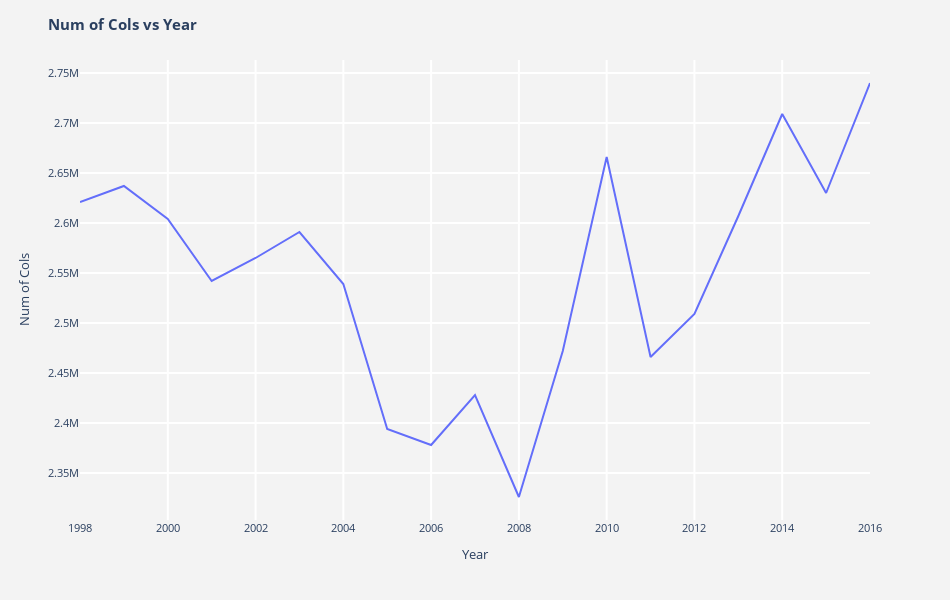

Notebook source saved alongside this figure:
### Code cell
fig = px.line(x= df_plotly['year'], y =df_plotly['numcol'])

pf.man_update_layout(fig,
                    "<b>Num of Cols vs Year</b>",
                    11,
                    950,
                    600)

pf.man_update_axis(fig, x_title = 'Year', y_title = 'Num of Cols')

fig.show()

### Figure 1 — Plotly figure (JSON) as saved in the notebook; plotly's stock layout.template omitted (floating-point values rounded to 4 significant figures)
{"data": [{"hovertemplate": "x=%{x}<br>y=%{y}<extra></extra>", "legendgroup": "", "line": {"color": "#636efa", "dash": "solid"}, "mode": "lines", "name": "", "orientation": "v", "showlegend": false, "type": "scatter", "x": [1998, 1999, 2000, 2001, 2002, 2003, 2004, 2005, 2006, 2007, 2008, 2009, 2010, 2011, 2012, 2013, 2014, 2015, 2016], "xaxis": "x", "y": [2621000, 2637000, 2604000, 2542000, 2565000, 2591000, 2539000, 2394000, 2378000, 2428000, 2326000, 2472000, 2666000, 2466000, 2509000, 2607000, 2709000, 2630000, 2740000], "yaxis": "y"}], "layout": {"font": {"size": 11}, "height": 600, "legend": {"tracegroupgap": 0}, "margin": {"t": 60}, "paper_bgcolor": "rgb(243, 243, 243)", "plot_bgcolor": "rgb(243, 243, 243)", "title": {"text": "<b>Num of Cols vs Year</b>"}, "width": 950, "xaxis": {"anchor": "y", "domain": [0, 1], "gridcolor": "white", "gridwidth": 2, "title": {"text": "Year"}}, "yaxis": {"anchor": "x", "domain": [0, 1], "gridcolor": "white", "gridwidth": 2, "title": {"text": "Num of Cols"}}}}
